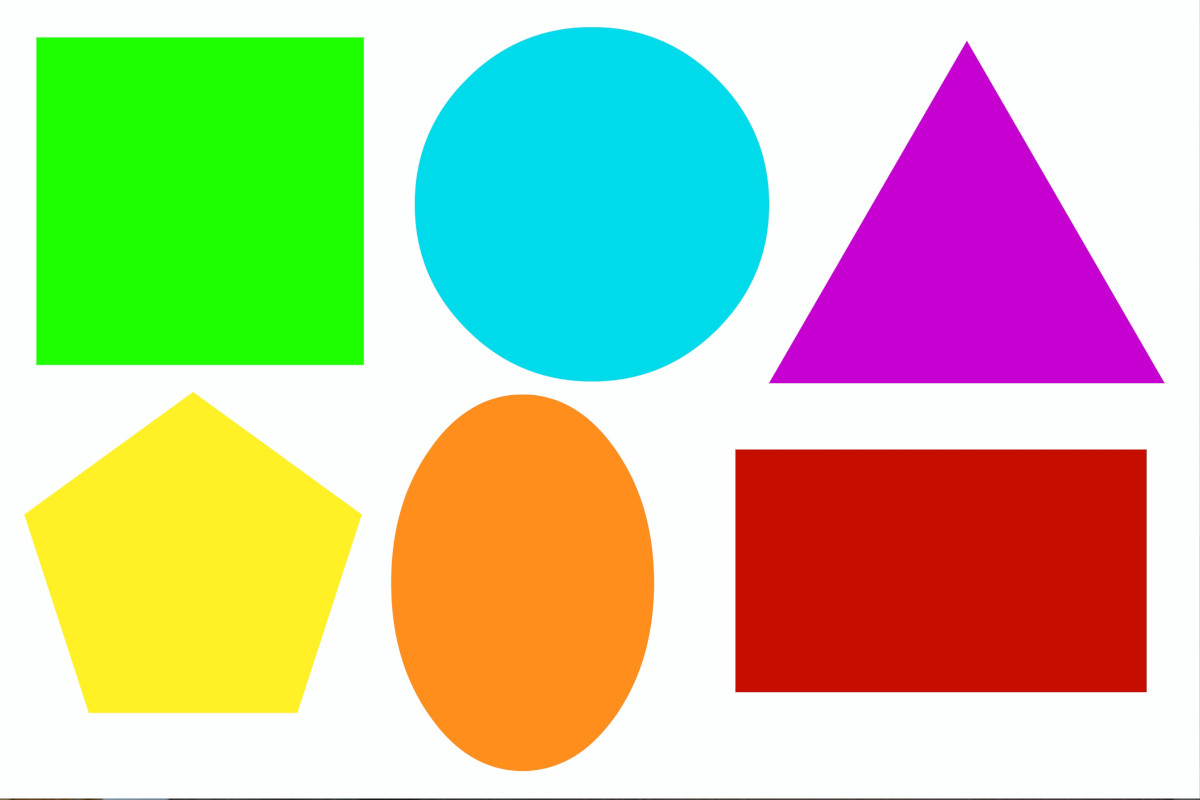
#> input picture Procesamiento avanzado de senales/Practicas_Jupyter/Modulo3/simple-shape-detection/shapes.jpg, 1200 x 800 px, given in place of square.png, which was not available
$ python contour_feature.py   (older library calls are emulated)
#> lines starting #> are read from the running program, lines starting #| are printed output that depends on the picture; after the words box and inside, x2 and y2 are one past the last pixel; in counts of white or black regions, pixels touching at a corner belong together; pictures that were not available may be replaced by others from this repository, and a replacement may not be noted
#!/usr/bin/env python3
# -*- coding: utf-8 -*-
"""
Created on Sat Aug  3 23:51:30 2019

@author: Gustavo
"""

#Importing modules
import cv2
import numpy
import matplotlib.pyplot as plt

#Sample image for shapes with 4 vertices
#img = cv2.imread('shapes_and_colors.png')
img = cv2.imread('square.png')
#> img is the input picture: shape (800, 1200, 3); mean B, G, R 158.4, 197.5, 192.2

#Reading the image from the user
#inp_img = cv2.imread('square.png')
inp_img = cv2.imread('shapes_and_colors.png')
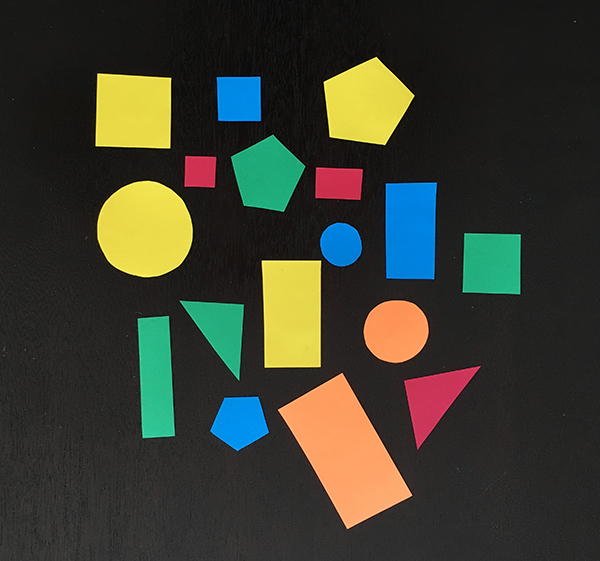
#> input picture Procesamiento avanzado de senales/Practicas_Jupyter/Modulo3/simple-shape-detection/shapes_and_colors.png, 600 x 561 px
#> inp_img is the input picture: shape (561, 600, 3); mean B, G, R 47.5, 60.1, 58.4


#Converting to grayscale
gray = cv2.cvtColor(img, cv2.COLOR_BGR2GRAY)
gray1 = cv2.cvtColor(inp_img, cv2.COLOR_BGR2GRAY)

'''
OpenCV represents RGB images as multi-dimensional NumPy arrays…but in reverse
order!This means that images are actually represented in BGR order rather than
RGB!
'''
#Convert to RGB
inp_img = cv2.cvtColor(inp_img, cv2.COLOR_BGR2RGB)
img = cv2.cvtColor(img, cv2.COLOR_BGR2RGB)


#Thresholding
ret, thresh = cv2.threshold(gray, 0,255,0)
#> thresh: shape (800, 1200); every value is 255
ret, thresh1 = cv2.threshold(gray1, 0,255,0)
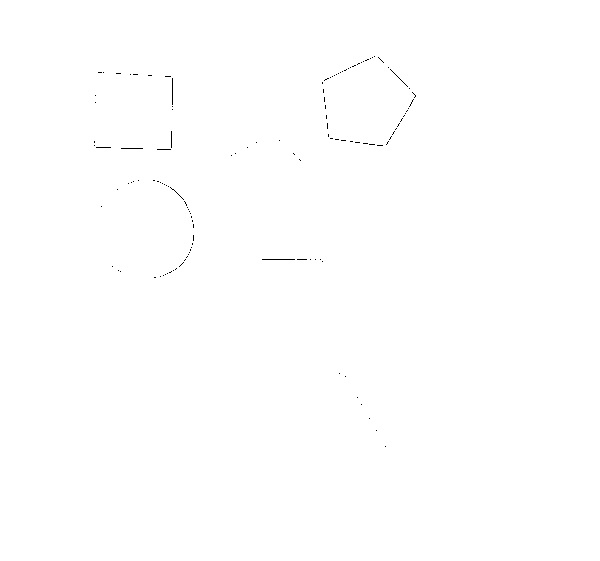
#> thresh1: shape (561, 600); 99.9% white; black in thin lines or dots, all inside (x1, y1, x2, y2) = (94, 56, 416, 447)

#Using Canny for perfect edge detection
canny = cv2.Canny(img,100,200)
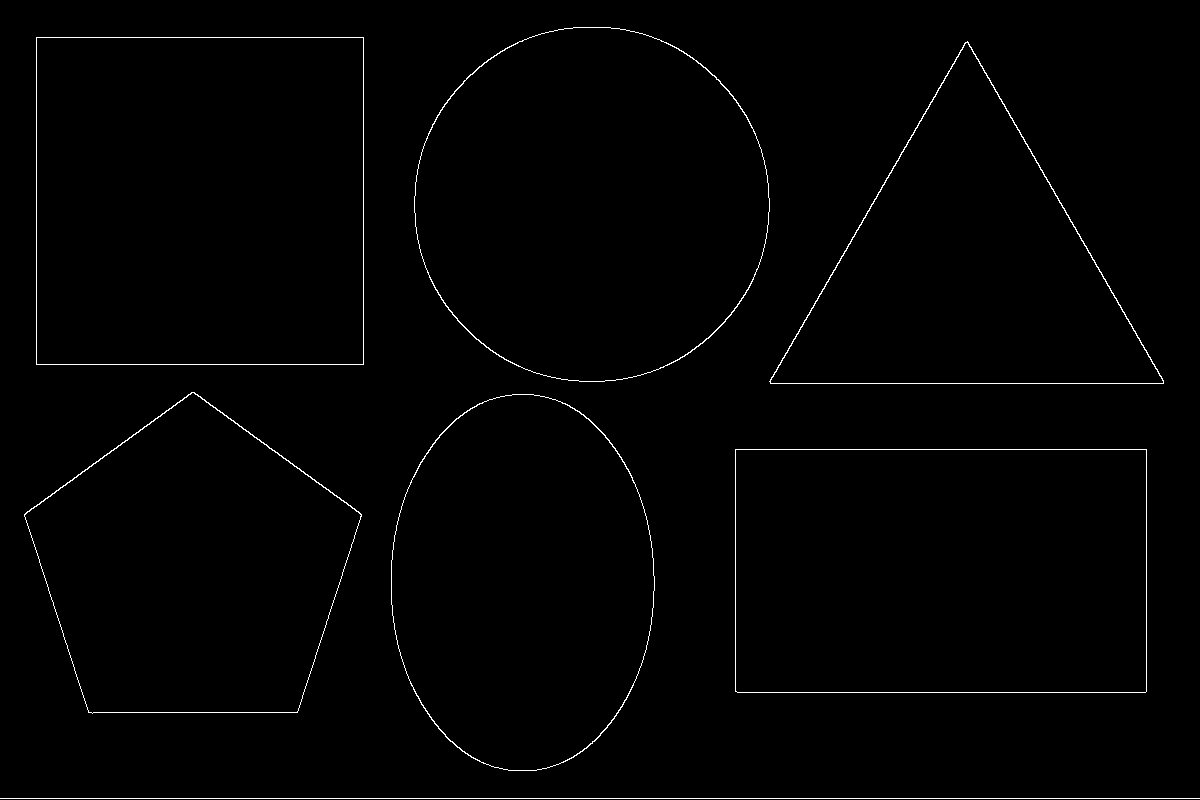
#> canny: shape (800, 1200); 0.93% white in thin lines or dots

#Finding contours
_, contours, _ = cv2.findContours(thresh, cv2.RETR_TREE, cv2.CHAIN_APPROX_SIMPLE)
#> contours = [[[0, 0], [0, 799], [1199, 799], [1199, 0]]]
cnt1 = contours[0]
#> cnt1 = [[0, 0], [0, 799], [1199, 799], [1199, 0]]
_, contours1, _ = cv2.findContours(thresh1, cv2.RETR_TREE, cv2.CHAIN_APPROX_SIMPLE)
#> contours1 = 204 contours, 196 with area under 20; largest, box (x1, y1, x2, y2) and area: (0, 0, 600, 561) 335440, (261, 258, 296, 261) 66, (171, 77, 174, 106) 54, (120, 147, 144, 150) 44, (170, 130, 173, 149) 34, (95, 146, 112, 149) 30, (156, 148, 172, 151) 28, (296, 258, 308, 261) 20
cnt2 = contours1[0]
#> cnt2 = [[0, 0], [0, 560], [599, 560], [599, 0]]


#Finding the centroid
for s in contours1:
    M = cv2.moments(s)
    cx = int(M['m10']/M['m00'])
    cy = int(M['m01']/M['m00'])
#> this loop made 204 passes
#> (s, cx, cy) on passes 1 to 3: ([[0, 0], [0, 560], [599, 560], [599, 0]], 299, 280), ([[384, 446], [385, 445], [386, 446], [385, 447]], 385, 446), ([[375, 430], [376, 429], [377, 430], [376, 431]], 376, 430)


#####################Detection of shape####################################
font = cv2.FONT_HERSHEY_SIMPLEX

#Creating lists
a = []
b = []

#Finding vertices in input image
for i in contours1:
    approx = cv2.approxPolyDP(i,0.01*cv2.arcLength(i,True),True)
    print (len(approx))
    x = len(approx)
    a.append(x)
#> this loop made 204 passes
#> (approx, x) on passes 1 to 3: ([[0, 0], [0, 560], [599, 560], [599, 0]], 4), ([[384, 446], [385, 445], [386, 446], [385, 447]], 4), ([[375, 430], [376, 429], [377, 430], [376, 431]], 4)
#| 4
#| 4
#| 4
#| 4
#| 4
#| 4
#| 4
#| 4
#> (further printed lines are left out)
#> after the loop, a = 204 values, max 6 at index 8, min 4 at index 0, mean 4.57
print (a)
#> (printed output is left out)

#Finding vertices in sample image
for i in contours:
    approx = cv2.approxPolyDP(i,0.01*cv2.arcLength(i,True),True)
    print (len(approx))
    x = len(approx)
    b.append(x)
#> this loop made 1 pass
#> (approx, x) on pass 1: ([[0, 0], [0, 799], [1199, 799], [1199, 0]], 4)
#| 4
#> after the loop, b = [4]
print (b)
#| [4]

 #Detection and display of name of shape
for i in contours1:
    for m in a:
        for n in b:
             if m == 4 & n ==4:
                 ret = cv2.matchShapes(cnt1,cnt2,1,0.0)
                 print (ret)

                 if ret> 0.5:
                    print ("Parallelogram")
                    cv2.drawContours(img,[i],0,(0,255,0),2)
                    cv2.putText(img,"Slight match",(50,50),font,1,(0,255,0),2)
                    cv2.putText(inp_img,"Parallelogram",(cx-20,cy),font,0.5,(0,0,255),2)
                    cv2.imshow('Compare',img)
                 elif 0.3< ret < 0.5:
                    print ("Rectangle")
                    cv2.drawContours(img,[i],0,(0,255,0),2)
                    cv2.putText(img,"Slight Match",(50,50),font,0.5,(0,0,255),2)
                    cv2.putText(inp_img,"Rectangle",(cx-20,cy),font,0.5,(0,0,255),2)
                    cv2.imshow('Compare',img)
                 elif 0 < ret < 0.3:
                    print ("Rhombus")
                    cv2.drawContours(img,[i],0,(0,255,0),2)
                    cv2.putText(img,"Slight Match",(50,50),font,0.5,(0,0,255),2)
                    cv2.putText(inp_img,"Rhombus",(cx-20,cy),font,0.5,(0,0,255),2)
                    cv2.imshow('Compare',img)
                 else:
                    print ("Square")
                    cv2.drawContours(img,[i],0,(0,255,0),2)
                    cv2.putText(img,"Perfect Match",(50,50),font,2,(0,0,255),2)
                    cv2.putText(inp_img,"Square",(cx-25,cy),font,1,(0,0,255),2)
                    cv2.imshow('Compare',img)


             elif m ==3:
                cv2.drawContours(inp_img,[i],0,(0,255,0),2)
                print ("Input image is a triangle")
                cv2.putText(inp_img,"Triangle",(cx-20,cy),font,0.5,(0,0,255),2)


             elif m ==5:
                print ("pentagon")
                cv2.drawContours(inp_img,[i],0,(0,255,0),2)
                cv2.putText(inp_img,"Pentagon",(cx-20,cy),font,0.5,(0,0,255),2)

             elif m == 6:
                print ("hexagon")
                cv2.drawContours(inp_img,[i],0,(0,255,0),2)
                cv2.putText(inp_img,"Hexagon",(cx-20,cy),font,0.5,(0,0,255),2)


             elif m == 7:
                print ("Arrow")
                cv2.drawContours(inp_img,[i],0,(0,255,0),2)
                cv2.putText(img,"Arrow",(cx-20,cy),font,0.5,(0,0,255),2)

             elif m > 7:
                print ("Circle")
                cv2.drawContours(inp_img,[i],0,(0,255,0),2)
                cv2.putText(inp_img,"Circle",(cx-20,cy),font,0.5,(0,255,0),2)
#> this loop made 204 passes
#> i on passes 1 to 3: [[0, 0], [0, 560], [599, 560], [599, 0]], [[384, 446], [385, 445], [386, 446], [385, 447]], [[375, 430], [376, 429], [377, 430], [376, 431]]
#> (printed output is left out)
#> pass 1, `cv2.imshow('Compare',img)`:
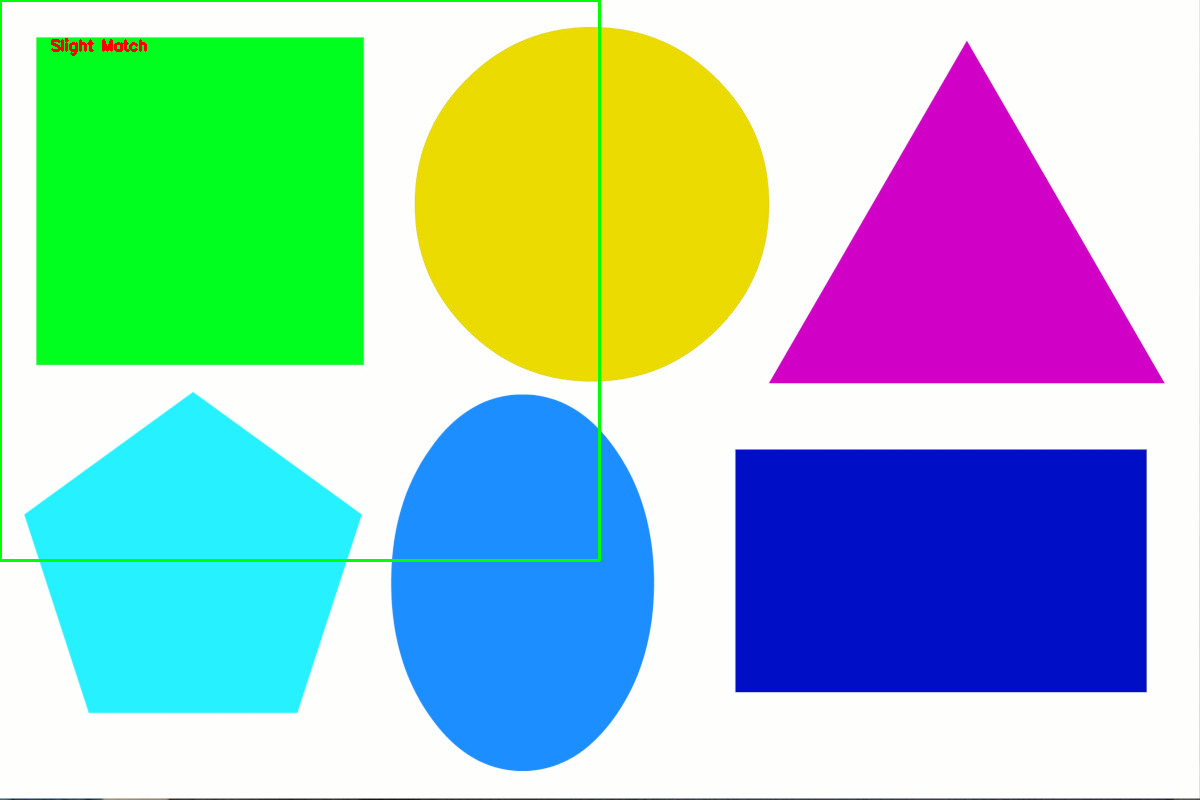
#> window 'Compare': shape (800, 1200, 3); mean B, G, R 190.9, 197.5, 157.5
#> after the loop:
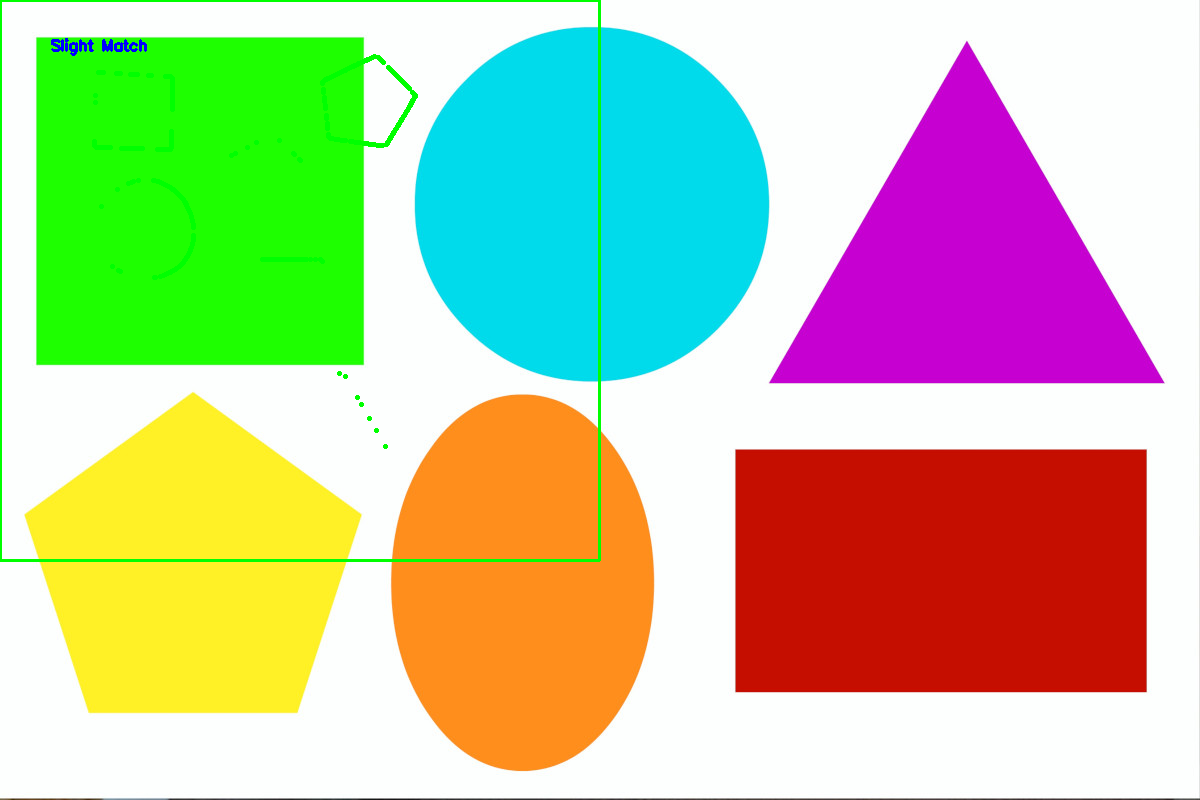
#> img: shape (800, 1200, 3); mean R, G, B 190.6, 197.5, 157.3
#> after the loop:
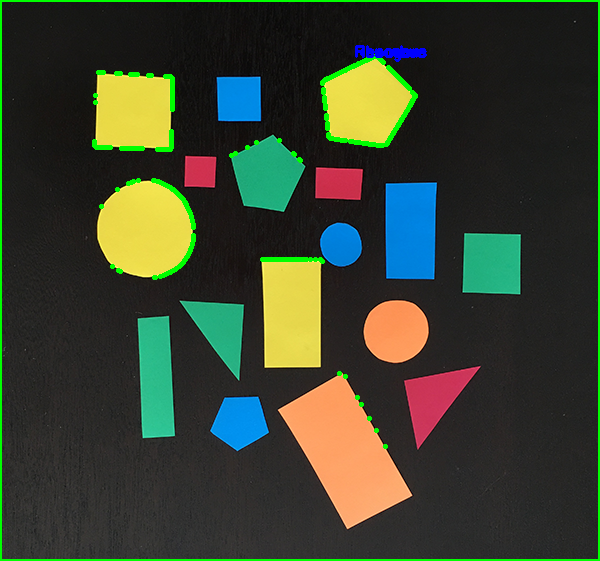
#> inp_img: shape (561, 600, 3); mean R, G, B 57, 65, 47.1


 #Plotting the image
plt.subplot(121),plt.imshow(img), plt.title('Original image'),plt.set_cmap('bone')
plt.xticks([]), plt.yticks([])
plt.subplot(122),plt.imshow(inp_img),plt.title('Shape found'),plt.set_cmap('bone')
plt.xticks([]), plt.yticks([])
plt.show()
cv2.waitKey(0)
cv2.destroyAllWindows()
